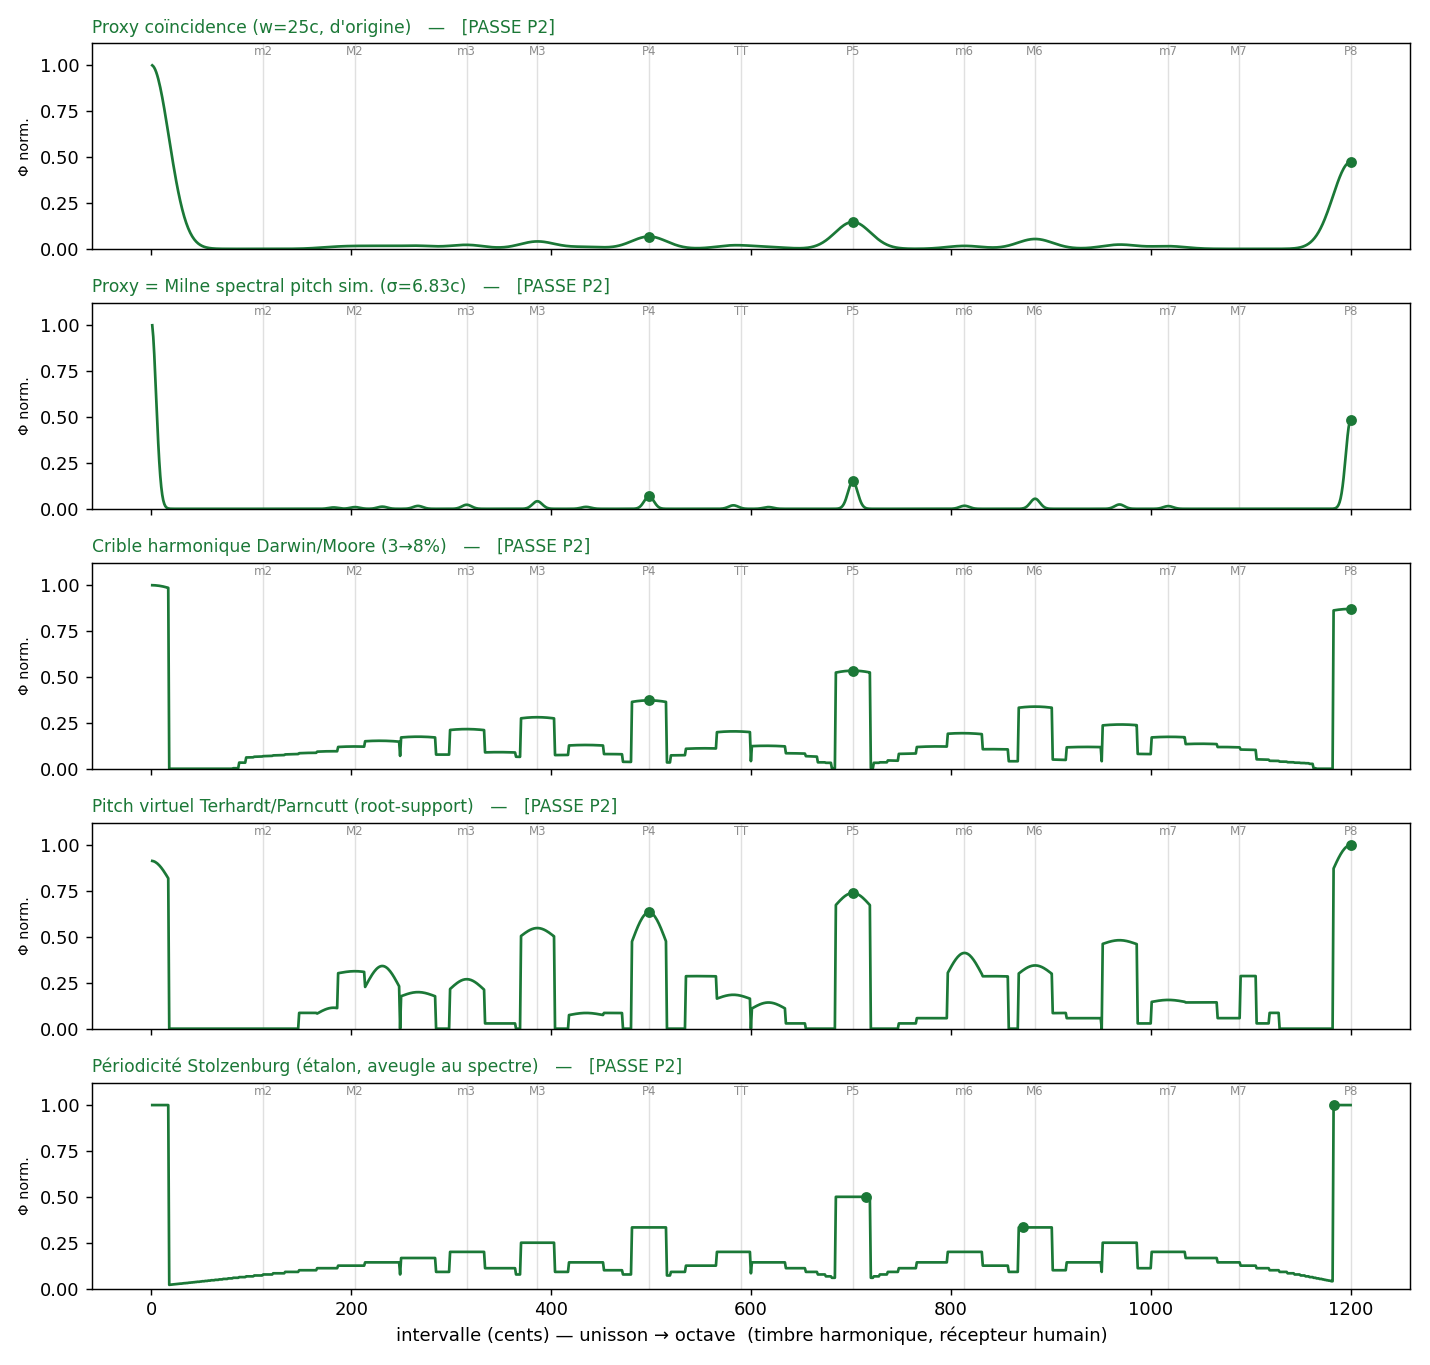

Here is the Python script that generated this plot:
"""
comparaison_phi.py — Étape 1 : comparer les métriques de fusion sur le cas de
contrôle, appliquer le critère éliminatoire P2, et préparer la décision.

Protocole (validé avant codage) :
  1. Toutes les métriques sont évaluées sur le timbre HARMONIQUE + récepteur
     humain — le seul cas où P2 a un sens (SPEC §6.1).
  2. Critère P2 (ÉLIMINATOIRE) : Φ doit piquer à l'octave (1200c) PUIS à la
     quinte (702c), avec Φ(octave) > Φ(quinte). Échec => métrique fausse, éliminée.
  3. Contrôle du port (mini-P6, sur l'harmonique seulement) : resserrer la
     fenêtre récepteur ne doit PAS déplacer les pics (substrat arithmétique).
  4. Réactivité spectrale (test BINAIRE, anti-triche) : la métrique réagit-elle
     au spectre ? On regarde seulement OUI/NON sur la boîte à musique, jamais OÙ
     tombent les pics — sinon on sélectionnerait la métrique qui 'confirme' P5.
     Une métrique aveugle au spectre ne peut pas porter P5 (testabilité).

Produit : une table de verdicts en console + la figure comparaison_phi.png.
La décision finale (quelle métrique figer) est consignée dans DECISION-PHI.md.
"""

import numpy as np
import matplotlib
matplotlib.use('Agg')
import matplotlib.pyplot as plt

from metriques_fusion import (
    harmonic, music_box, courbe, peaks, nearest_interval,
    METRIQUES, LABELS, JUST, RATIO,
    proxy_coincidence, sieve_darwin, virtual_pitch,
)

CENTS_AXIS = np.linspace(1.0, 1200.0, 1200)

# Cible P2 et tolérance de localisation. ±20c : un peu plus large que les ±15c
# nominaux pour absorber la discrétisation (pas de 1c) et, pour l'étalon
# Stolzenburg, l'effet d'escalier (plateaux de périodicité). Les vraies
# candidates ont des pics pointus et tombent bien dans ±15c (voir sortie).
P2_OCT, P2_FIFTH = 1200.0, 702.0
P2_TOL = 20.0


def localise_pics(curve, k=4):
    """Renvoie [(cents, valeur), ...] des k premiers pics (zone <100c exclue),
    triés par valeur décroissante. Même détecteur que le noyau (comparabilité)."""
    idx = peaks(curve, CENTS_AXIS, n=k)
    return [(float(CENTS_AXIS[i]), float(curve[i])) for i in idx]


def verdict_P2(curve):
    """Applique le critère P2. Renvoie (passe: bool, detail: str, pics)."""
    pics = localise_pics(curve, k=4)
    if len(pics) < 2:
        return False, "moins de 2 pics détectés", pics
    (c1, v1), (c2, v2) = pics[0], pics[1]
    oct_ok = abs(c1 - P2_OCT) <= P2_TOL
    fifth_ok = abs(c2 - P2_FIFTH) <= P2_TOL
    order_ok = v1 > v2
    passe = oct_ok and fifth_ok and order_ok
    bits = []
    bits.append(f"pic1={c1:6.1f}c {'~P8 OK' if oct_ok else 'PAS P8'}")
    bits.append(f"pic2={c2:6.1f}c {'~P5 OK' if fifth_ok else 'PAS P5'}")
    bits.append(f"Φ(P8)>Φ(P5) {'OK' if order_ok else 'NON'}")
    return passe, " | ".join(bits), pics


# --- Contrôle du port : pics stables quand on resserre la fenêtre récepteur ----
# Pour chaque métrique à fenêtre, une variante 'récepteur résolvant' (fenêtre
# étroite). periodicity n'a pas de fenêtre-récepteur (sa tolérance est le JND),
# d'où N/A.
def courbe_fenetre_etroite(nom, spec):
    rs = RATIO(CENTS_AXIS)
    if nom == 'proxy_w25':
        return np.array([proxy_coincidence(spec, r, w_cents=8.0) for r in rs])
    if nom == 'proxy_milne':
        return np.array([proxy_coincidence(spec, r, w_cents=3.0) for r in rs])
    if nom == 'sieve_darwin':
        return np.array([sieve_darwin(spec, r, sigma_cents=18.0) for r in rs])
    if nom == 'virtual_pitch':
        return np.array([virtual_pitch(spec, r, tol_cents=5.0) for r in rs])
    return None  # periodicity : pas de port récepteur


def controle_port(nom, spec):
    """Renvoie (deplacement_max_cents | None). None => N/A (pas de fenêtre)."""
    etroite = courbe_fenetre_etroite(nom, spec)
    if etroite is None:
        return None
    large = courbe(nom, spec, CENTS_AXIS)
    pl = sorted(c for c, _ in localise_pics(large, k=3))
    pe = sorted(c for c, _ in localise_pics(etroite, k=3))
    # appariement par proximité
    dmax = 0.0
    for c in pl:
        d = min(abs(c - x) for x in pe) if pe else 999
        dmax = max(dmax, d)
    return dmax


# --- Réactivité spectrale : binaire, sans regarder OÙ -------------------------
def reactif_au_spectre(nom):
    """Les positions des pics changent-elles entre harmonique et boîte ? OUI/NON.
    On ne lit PAS où vont les pics de la boîte (verrou anti-triche). C'est le
    test de TESTABILITÉ de P5 : une métrique dont les pics ne bougent pas avec
    le timbre ne peut pas déplacer l'interdit de parallèles."""
    ph = sorted(c for c, _ in localise_pics(courbe(nom, harmonic(), CENTS_AXIS), k=4))
    pb = sorted(c for c, _ in localise_pics(courbe(nom, music_box(), CENTS_AXIS), k=4))
    if len(ph) != len(pb):
        return True
    return any(abs(a - b) > 40.0 for a, b in zip(ph, pb))


# Pourquoi les pics d'une métrique ne bougent pas : raisons structurelles
# distinctes (l'une n'utilise pas le spectre, les autres l'utilisent mais
# restent ancrées aux rapports rationnels des fondamentales).
RAISON_RIGIDE = {
    'periodicity':   "aveugle au spectre par construction (n'utilise que r)",
    'sieve_darwin':  "lit le spectre mais pics ancrés aux rationnels des fondamentales",
    'virtual_pitch': "lit le spectre mais pics ancrés aux rationnels des fondamentales",
}


# ===========================================================================
# Exécution : table de verdicts + figure
# ===========================================================================
def main():
    spec = harmonic()
    ordre = ['proxy_w25', 'proxy_milne', 'sieve_darwin', 'virtual_pitch', 'periodicity']

    print("=" * 78)
    print("ÉTAPE 1 — COMPARAISON DES MÉTRIQUES DE FUSION Φ")
    print("Cas de contrôle : timbre HARMONIQUE + récepteur humain")
    print("=" * 78)

    courbes = {}
    resultats = {}
    for nom in ordre:
        c = courbe(nom, spec, CENTS_AXIS)
        courbes[nom] = c
        passe, detail, pics = verdict_P2(c)
        port = controle_port(nom, spec)
        reactif = reactif_au_spectre(nom)
        resultats[nom] = dict(passe=passe, detail=detail, pics=pics,
                              port=port, reactif=reactif)

        print(f"\n● {LABELS[nom]}")
        print(f"    P2 : {'✓ PASSE' if passe else '✗ ÉCHEC'}  [{detail}]")
        tete = "  ".join(f"{nearest_interval(c0)[0]}@{c0:.0f}c(Φ={v:.3f})"
                         for c0, v in pics[:3])
        print(f"    pics : {tete}")
        if port is None:
            print(f"    contrôle port : N/A (pas de fenêtre récepteur)")
        else:
            verdict_port = "stable" if port <= 20 else f"DÉPLACÉ {port:.0f}c"
            print(f"    contrôle port (fenêtre resserrée) : déplacement max {port:.1f}c -> {verdict_port}")
        if reactif:
            print("    pics mobiles avec le timbre (P5 testable) : OUI")
        else:
            raison = RAISON_RIGIDE.get(nom, 'raison à diagnostiquer')
            print(f"    pics mobiles avec le timbre (P5 testable) : NON — {raison}")

    # --- synthèse ---
    print("\n" + "=" * 78)
    print("SYNTHÈSE")
    print("=" * 78)
    survivantes = [n for n in ordre if resultats[n]['passe']]
    eliminees = [n for n in ordre if not resultats[n]['passe']]
    print(f"  Passent P2 (candidates) : {', '.join(survivantes) if survivantes else '—'}")
    print(f"  Échouent P2 (éliminées) : {', '.join(eliminees) if eliminees else '—'}")
    # parmi les survivantes, lesquelles peuvent porter P5 (réactives) ?
    portent_P5 = [n for n in survivantes if resultats[n]['reactif']]
    print(f"  Survivantes à pics MOBILES avec le timbre (P5 testable) : "
          f"{', '.join(portent_P5) if portent_P5 else '—'}")
    rigides = [n for n in survivantes if not resultats[n]['reactif']]
    if rigides:
        print(f"  Survivantes à pics RIGIDES (contrôles, hors P5) : {', '.join(rigides)}")

    # --- figure ---
    fig, axes = plt.subplots(len(ordre), 1, figsize=(11, 2.1 * len(ordre)), sharex=True)
    for ax, nom in zip(axes, ordre):
        c = courbes[nom]
        cn = c / c.max() if c.max() > 0 else c
        passe = resultats[nom]['passe']
        col = '#1b7837' if passe else '#b2182b'
        ax.plot(CENTS_AXIS, cn, color=col, lw=1.5)
        for nm, cc in JUST.items():
            ax.axvline(cc, color='0.88', lw=0.8, zorder=0)
            ax.text(cc, 1.04, nm, ha='center', va='bottom', fontsize=6.5, color='0.55')
        for c0, v in resultats[nom]['pics'][:3]:
            ax.plot(c0, v / c.max(), 'o', color=col, ms=5)
        tag = 'PASSE P2' if passe else 'ÉCHEC P2'
        ax.set_title(f"{LABELS[nom]}   —   [{tag}]", fontsize=9.5, loc='left', color=col)
        ax.set_ylim(0, 1.12)
        ax.set_ylabel('Φ norm.', fontsize=8)
    axes[-1].set_xlabel('intervalle (cents) — unisson → octave  (timbre harmonique, récepteur humain)')
    plt.tight_layout()
    out = 'comparaison_phi.png'
    plt.savefig(out, dpi=130)
    print(f"\nFigure écrite : {out}")
    return resultats


if __name__ == '__main__':
    main()
